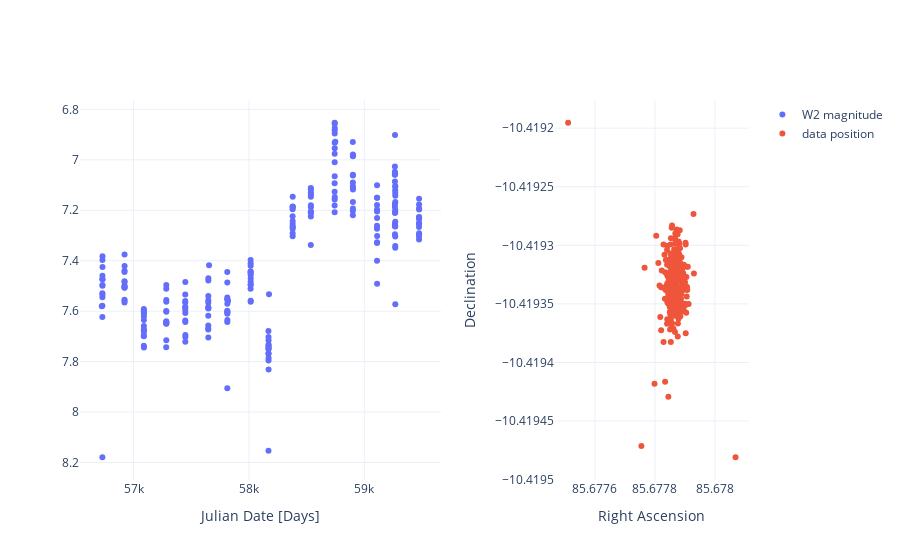

Notebook source saved alongside this figure:
### Code cell
import plotly.express as px
import plotly.graph_objects as go
from plotly.subplots import make_subplots

fig = make_subplots(1, 2, column_widths=[0.65, 0.35],
                    horizontal_spacing=0.17)

fig.add_trace(
    go.Scatter(x=tab.mjd, y=tab.w2mag, mode='markers', name='W2 magnitude'),
    row=1, col=1, 
    
)
fig.update_yaxes(autorange="reversed", row=1, col=1)
fig.add_trace(
    go.Scatter(x=tab.ra, y=tab.dec, mode='markers', name='data position'),
    row=1, col=2
)

fig.update_layout(template='plotly_white',
                xaxis1_title='Julian Date [Days]', 
                yaxis2_title='Declination',
                xaxis2_title='Right Ascension',
                margin_autoexpand=True
            )

fig.show()

### Figure 1 — Plotly figure (JSON) as saved in the notebook; plotly's stock layout.template omitted (floating-point values rounded to 4 significant figures; data arrays with more than 128 entries replaced by an {"elided": "..."} marker saying what was removed)
{"data": [{"mode": "markers", "name": "W2 magnitude", "type": "scatter", "x": {"elided": "241 float values"}, "xaxis": "x", "y": {"elided": "241 float values"}, "yaxis": "y"}, {"mode": "markers", "name": "data position", "type": "scatter", "x": {"elided": "241 float values"}, "xaxis": "x2", "y": {"elided": "241 float values"}, "yaxis": "y2"}], "layout": {"margin": {"autoexpand": true}, "xaxis": {"anchor": "y", "domain": [0, 0.5395], "title": {"text": "Julian Date [Days]"}}, "xaxis2": {"anchor": "y2", "domain": [0.7095, 1], "title": {"text": "Right Ascension"}}, "yaxis": {"anchor": "x", "autorange": "reversed", "domain": [0, 1]}, "yaxis2": {"anchor": "x2", "domain": [0, 1], "title": {"text": "Declination"}}}}
